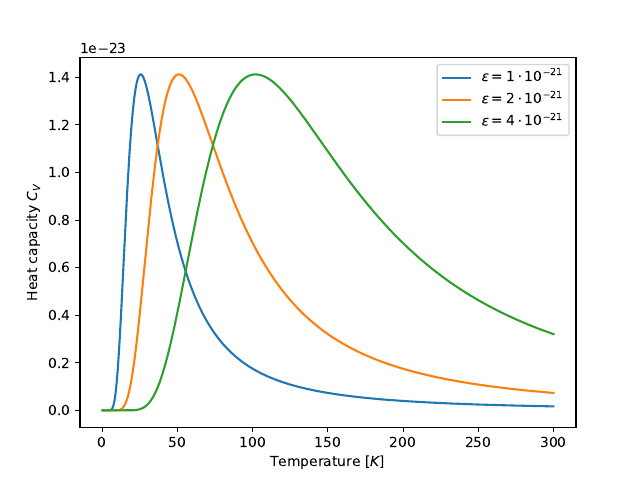

Recreate this plot in Python.
import matplotlib.pyplot as plt
from numpy import linspace, exp

T = linspace(0.1, 300, 10000)

def Cv(T, k=1.38e-23, eps=1e-21):
    return ( (3*eps**2*exp(-eps/(k*T))) / ((3*exp(-eps/(k*T)) + 1)**2*k*T**2) )

plt.plot(T, Cv(T, eps=1e-21), label="$\epsilon = 1\cdot 10^{-21}$")
plt.plot(T, Cv(T, eps=2e-21), label="$\epsilon = 2\cdot 10^{-21}$")
plt.plot(T, Cv(T, eps=4e-21), label="$\epsilon = 4\cdot 10^{-21}$")
plt.legend()
plt.xlabel("Temperature $[K]$")
plt.ylabel("Heat capacity $C_V$")
plt.savefig("taskc.pdf")
